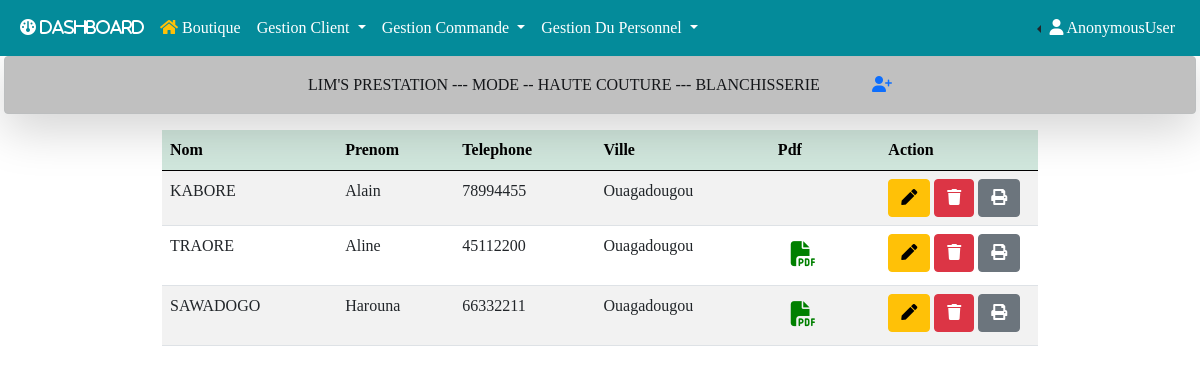
Screenshot of /client with the database file from the repository.
### gestion/models.py (models this page shows, shortened)
class Client(models.Model):
    nom = models.CharField(max_length=200, null=True)
    prenom = models.CharField(max_length=200, null=True)
    ville = models.ForeignKey(Ville, on_delete=models.CASCADE, null=True, blank=True, verbose_name="Ville")
    telephone = models.CharField(max_length=200, null=True, blank=True, verbose_name="Téléphone")
    bas = models.CharField(max_length=20, null=True, blank=True)
    longpan = models.CharField(max_length=20, null=True, blank=True, verbose_name="Longueur pantalon")
    poignet = models.CharField(max_length=20, null=True, blank=True)
    longjupe = models.CharField(max_length=20, null=True, blank=True, verbose_name="Longueur jupe")
    genou = models.CharField(max_length=20, null=True, blank=True)
    cuiss = models.CharField(max_length=20, null=True, blank=True, verbose_name="Cuisse")
    bassin = models.CharField(max_length=20, null=True, blank=True)
    ceinture = models.CharField(max_length=20, null=True, blank=True)
    longchem = models.CharField(max_length=20, null=True, blank=True, verbose_name="Longueur Chemise")
    frappe = models.CharField(max_length=20, null=True, blank=True)
    longrobe = models.CharField(max_length=20, null=True, blank=True, verbose_name="Longueur Robe")
    longcami = models.CharField(max_length=20, null=True, blank=True, verbose_name="Longueur Camisole")
    pince = models.CharField(max_length=20, null=True, blank=True)
    tourtaille = models.CharField(max_length=20, null=True, blank=True, verbose_name="Tour de taille")
    coole = models.CharField(max_length=20, null=True, blank=True)
    longtaille = models.CharField(max_length=20, null=True, blank=True)
    tourmanch = models.CharField(max_length=20, null=True,blank=True, verbose_name="Tour de manche")
    longmanch = models.CharField(max_length=20, null=True, blank=True,verbose_name="Longueur manche")
    poitrine = models.CharField(max_length=20, null=True, blank=True)
    dos = models.CharField(max_length=20, null=True, blank=True)
    epaul = models.CharField(max_length=20, null=True,blank=True, verbose_name="Epaule")
    avcar = models.CharField(max_length=20, null=True, blank=True)
    arcar = models.CharField(max_length=20, null=True, blank=True)
    fichier = models.FileField(upload_to='uploads_files/', null=True, blank=True)
    created_at = models.DateTimeField(auto_now_add=True)
    modified_at = models.DateTimeField(auto_now_add=True)
    @property
    def fileURL(self):
        try:
            url = self.fichier.url
        except:
            url = ''
        return url

class Ville(models.Model):
    libelle = models.CharField(max_length=50, null=True)
    created_at = models.DateTimeField(auto_now_add=True)
    modified_at = models.DateTimeField(auto_now_add=True)
    def __str__(self):
        return self.libelle

### gestion/views.py (the view)
# urls.py: path('client', views.client, name='client'),
def client(request):
    clients = Client.objects.all()
    context = {"clients":clients}
    return render(request, 'gestion/client/client.html', context)

### gestion/templates/gestion/client/client.html (shortened to what this page needs)
{% extends 'base.html' %}
{% block add %}
<a href="{% url 'add_client' %}" title="Ajouter un client">
  <i class="fa-solid fa-user-plus ms-5"></i>
<a/>
{% endblock add %}
{% block main %}
<div class="container w-75">
    <table id="example" class="table table-striped" style="width:100%">
        <thead class="table-success">
            <tr>
                <th>Nom</th>
                <th>Prenom</th>
                <th>Telephone</th>
                <th>Ville</th>
                <th>Pdf</th>
                <th style="width: 18%;">Action</th>
            </tr>
        </thead>
        <tbody>
            {% for client in clients %}
            <tr>
                <td>{{client.nom}}</td>
                <td>{{client.prenom}}</td>
                <td>{{client.telephone}}</td>
                <td>{{client.ville}}</td>
                <td>
                    {% if client.fileURL %}
                    <button type="button" class="btn" data-bs-toggle="modal" data-bs-target="#pdfModal{{client.id}}" title="lire le fichier">
                        <i style="font-size: 25px; color: green; text-decoration-style: none;" class="fa-solid fa-file-pdf" frameborder="0" allowfullscreen></i>
                    </button>
                    {% endif %}
                </td>
                <td>
                    <a href="{% url 'edit_client' client.id %}" type="button" class="btn btn-warning" title="Edit Client">
                        <i class="fas fa-pen"></i>
                    </a>
                    <a href="{% url 'delete_client' client.id %}" type="button" class="btn btn-danger" title="Delete Client">
                        <i class="fas fa-trash"></i>
                    </a>
                    <a href="{% url 'print_client' client.id %}" type="button" class="btn btn-secondary" title="Impimer Client" target="_blank">
                        <i class="fas fa-print"></i>
                    </a>
                </td>
            </tr>
            {% endfor %}
        </tbody>
    </table>
</div>
{% endblock main %}

### lims/static/css/styles.css (style rules this page uses)
* { padding: 0; margin: 0; box-sizing: border-box; list-style-type: none; text-decoration: none; font-family: "verdana"; }

### rows the page displays
Client: nom "KABORE", prenom "Alain", telephone "78994455", ville "Ouagadougou"
Client: nom "TRAORE", prenom "Aline", telephone "45112200", ville "Ouagadougou"
Client: nom "SAWADOGO", prenom "Harouna", telephone "66332211", ville "Ouagadougou"

### other values shown
{{ request.user }} "AnonymousUser"
